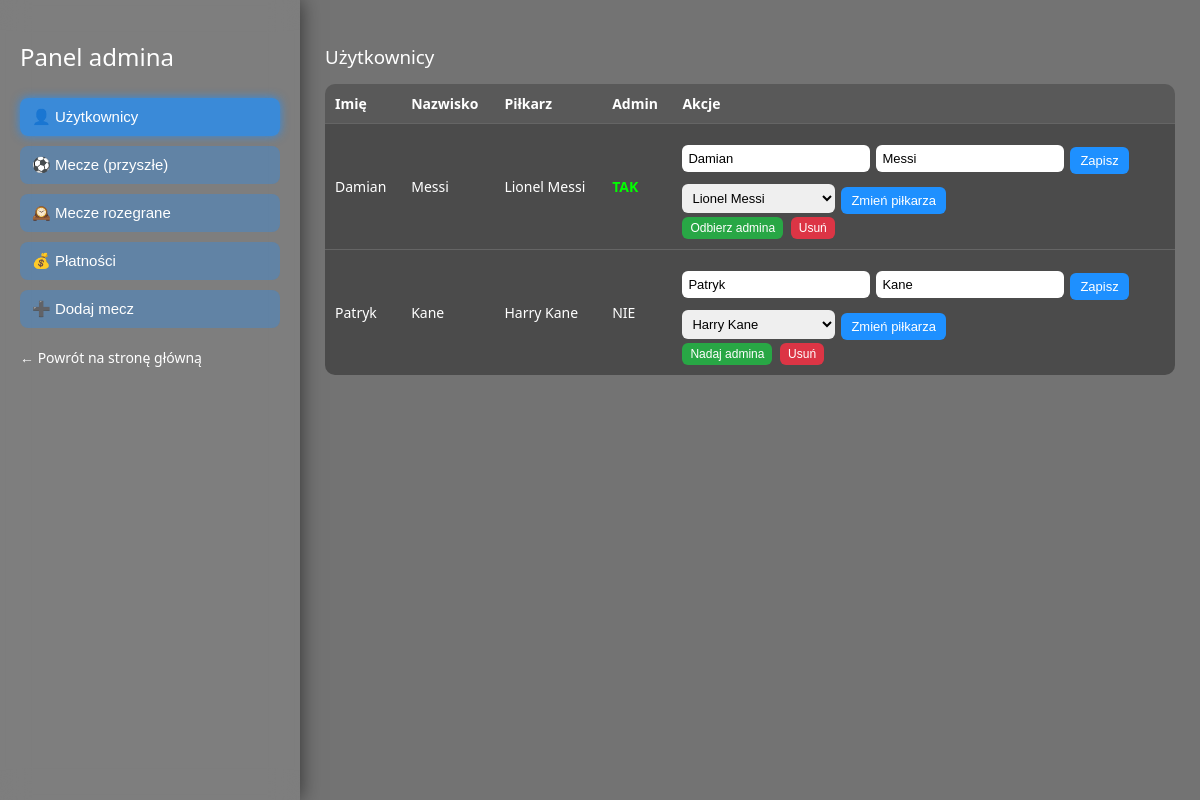
The page /admin (signed in) on the database its author committed.
### tables this page shows
CREATE TABLE users (
            id INTEGER PRIMARY KEY AUTOINCREMENT,
            first_name TEXT NOT NULL,
            last_name TEXT NOT NULL,
            player_alias TEXT UNIQUE NOT NULL,
            is_admin INTEGER DEFAULT 0
        );

### app.py (the view)
@app.route("/admin")
def admin_panel():
    if "user_id" not in session:
        return redirect("/login")
    if session.get("is_admin") != 1:
        return "Brak dostępu"
    conn = get_db()
    users = conn.execute(
        "SELECT id, first_name, last_name, player_alias, is_admin FROM users ORDER BY first_name"
    ).fetchall()
    used_aliases_rows = conn.execute("SELECT player_alias FROM users").fetchall()
    used_aliases = {row["player_alias"] for row in used_aliases_rows}
    available_players = [p for p in ALL_PLAYERS]
    upcoming_matches = conn.execute(
        "SELECT * FROM matches WHERE match_date >= date('now') AND played = 0 ORDER BY match_date, match_time"
    ).fetchall()
    past_not_confirmed = conn.execute(
        "SELECT * FROM matches WHERE match_date < date('now') AND played = 0 ORDER BY match_date DESC, match_time DESC"
    ).fetchall()
    played_matches = conn.execute(
        "SELECT * FROM matches WHERE played = 1 ORDER BY match_date DESC, match_time DESC"
    ).fetchall()
    all_matches = conn.execute(
        "SELECT * FROM matches ORDER BY match_date DESC, match_time DESC"
    ).fetchall()
    signups = conn.execute("""
        SELECT ms.match_id, ms.user_id, ms.paid,
               u.first_name, u.last_name, u.player_alias
        FROM match_signups ms
        JOIN users u ON u.id = ms.user_id
        ORDER BY u.first_name
    """).fetchall()
    conn.close()
    return render_template(
        "admin.html",
        users=users,
        available_players=available_players,
        upcoming_matches=upcoming_matches,
        past_matches=past_not_confirmed,
        played_matches=played_matches,
        all_matches=all_matches,
        signups=signups
    )

### db.py (called while the page is built)
def get_db():
    conn = sqlite3.connect("database.db")
    conn.row_factory = sqlite3.Row
    return conn

### templates/admin.html (shortened to what this page needs)
<!DOCTYPE html>
<html lang="pl">
<head>
</head>
<body>
<div class="overlay"></div>
<div class="layout">
    <div class="sidebar">
        <h2>Panel admina</h2>
        <button id="btn-users" class="nav-btn" onclick="showSection('users')">👤 Użytkownicy</button>
        <button id="btn-upcoming" class="nav-btn" onclick="showSection('upcoming')">⚽ Mecze (przyszłe)</button>
        <button id="btn-past" class="nav-btn" onclick="showSection('past')">🕰️ Mecze rozegrane</button>
        <button id="btn-payments" class="nav-btn" onclick="showSection('payments')">💰 Płatności</button>
        <button id="btn-addmatch" class="nav-btn" onclick="showSection('addmatch')">➕ Dodaj mecz</button>
        <a href="/">← Powrót na stronę główną</a>
    </div>
    <div class="content">
        <div id="users" class="section">
            <h3>Użytkownicy</h3>
            <table>
                <tr>
                    <th>Imię</th>
                    <th>Nazwisko</th>
                    <th>Piłkarz</th>
                    <th>Admin</th>
                    <th>Akcje</th>
                </tr>
                {% for u in users %}
                <tr>
                    <td>{{ u.first_name }}</td>
                    <td>{{ u.last_name }}</td>
                    <td>{{ u.player_alias }}</td>
                    <td>
                        {% if u.is_admin == 1 %}
                        <span class="badge-admin">TAK</span>
                        {% else %}
                        NIE
                        {% endif %}
                    </td>
                    <td>
                        <form action="/admin/user/edit/{{ u.id }}" method="POST" class="form-inline">
                            <input type="text" name="first_name" value="{{ u.first_name }}" placeholder="Imię">
                            <input type="text" name="last_name" value="{{ u.last_name }}" placeholder="Nazwisko">
                            <button type="submit" class="btn-small btn-edit">Zapisz</button>
                        </form>
                        <form action="/admin/user/change_player/{{ u.id }}" method="POST" class="form-inline">
                            <select name="player_alias">
                                <option value="{{ u.player_alias }}">{{ u.player_alias }}</option>
                            </select>
                            <button type="submit" class="btn-small btn-toggle">Zmień piłkarza</button>
                        </form>
                        <form action="/admin/user/toggle_admin/{{ u.id }}" method="POST" style="display:inline;">
                            <button type="submit" class="btn-small btn-green">
                                {% if u.is_admin == 1 %}Odbierz admina{% else %}Nadaj admina{% endif %}
                            </button>
                        </form>
                        <form action="/delete_user/{{ u.id }}" method="POST" style="display:inline;">
                            <button type="submit" class="btn-small btn-delete">Usuń</button>
                        </form>
                    </td>
                </tr>
                {% endfor %}
            </table>
        </div>
    </div>
</div>
</body>
</html>

### templates/admin.html (style rules this page uses)
body { margin: 0; padding: 0; font-family: "Segoe UI", Arial, sans-serif; color: #fff; background-image: url('/static/stadium.jpg'); background-size: cover; background-position: center; background-repeat: no-repeat; }
.overlay { position: fixed; inset: 0; background: rgba(0,0,0,0.55); backdrop-filter: blur(8px); z-index: -1; }
.layout { display: flex; min-height: 100vh; }
.sidebar { width: 260px; background: rgba(255,255,255,0.08); backdrop-filter: blur(14px); box-shadow: 0 0 20px rgba(0,0,0,0.6); padding: 20px; display: flex; flex-direction: column; gap: 10px; }
.sidebar h2 { font-weight: 300; margin-bottom: 15px; }
.nav-btn { padding: 10px 12px; border-radius: 8px; border: none; background: rgba(30,144,255,0.3); color: #fff; text-align: left; cursor: pointer; font-size: 15px; transition: 0.2s; width: 100%; }
.nav-btn:hover, .nav-btn.active { background: rgba(30,144,255,0.7); box-shadow: 0 0 10px rgba(30,144,255,0.8); }
.sidebar a { color: #fff; text-decoration: none; font-size: 14px; margin-top: 10px; }
.content { flex: 1; padding: 25px; }
h3 { font-weight: 300; margin-bottom: 15px; }
table { width: 100%; border-collapse: collapse; margin-top: 10px; background: rgba(0,0,0,0.35); border-radius: 10px; overflow: hidden; }
th, td { padding: 10px; text-align: left; border-bottom: 1px solid rgba(255,255,255,0.15); font-size: 14px; }
th { background: rgba(255,255,255,0.08); }
tr:last-child td { border-bottom: none; }
.badge-admin { color: #0f0; font-weight: bold; }
.btn-small { padding: 4px 8px; font-size: 12px; border-radius: 6px; border: none; cursor: pointer; margin-right: 4px; margin-top: 3px; }
.btn-edit { background: #1e90ff; color: #fff; }
.btn-delete { background: #dc3545; color: #fff; }
.btn-toggle { background: #ffc107; color: #000; }
.btn-green { background: #28a745; color: #fff; }
.section { display: none; }
.section.active { display: block; }
.form-inline { margin-top: 10px; display: flex; flex-wrap: wrap; gap: 6px; align-items: center; }
.form-inline input, .form-inline select { padding: 6px; border-radius: 6px; border: none; font-size: 13px; }
.form-inline button { padding: 6px 10px; border-radius: 6px; border: none; cursor: pointer; background: #1e90ff; color: #fff; font-size: 13px; }

### rows shown on the page
users: first_name "Damian", last_name "Messi", player_alias "Lionel Messi", is_admin "TAK"
users: first_name "Patryk", last_name "Kane", player_alias "Harry Kane", is_admin "NIE"
